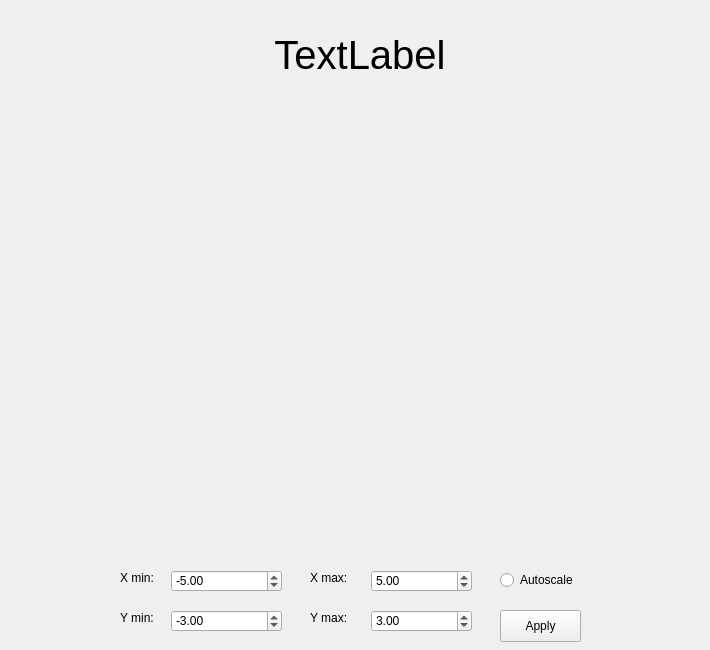
<?xml version="1.0" encoding="UTF-8"?>
<ui version="4.0">
 <class>Form</class>
 <widget class="QWidget" name="Form">
  <property name="geometry">
   <rect>
    <x>0</x>
    <y>0</y>
    <width>710</width>
    <height>650</height>
   </rect>
  </property>
  <property name="windowTitle">
   <string>График</string>
  </property>
  <widget class="QCustomPlot" name="widget" native="true">
   <property name="geometry">
    <rect>
     <x>5</x>
     <y>10</y>
     <width>700</width>
     <height>525</height>
    </rect>
   </property>
   <widget class="QLabel" name="label">
    <property name="geometry">
     <rect>
      <x>5</x>
      <y>10</y>
      <width>700</width>
      <height>70</height>
     </rect>
    </property>
    <property name="font">
     <font>
      <pointsize>30</pointsize>
     </font>
    </property>
    <property name="layoutDirection">
     <enum>Qt::RightToLeft</enum>
    </property>
    <property name="autoFillBackground">
     <bool>false</bool>
    </property>
    <property name="styleSheet">
     <string notr="true">QLabel {
 padding: 20px;
 color: black;
}</string>
    </property>
    <property name="text">
     <string>TextLabel</string>
    </property>
    <property name="alignment">
     <set>Qt::AlignCenter</set>
    </property>
   </widget>
  </widget>
  <widget class="QDoubleSpinBox" name="doubleSpinBox">
   <property name="geometry">
    <rect>
     <x>171</x>
     <y>570</y>
     <width>111</width>
     <height>22</height>
    </rect>
   </property>
   <property name="minimum">
    <double>-1000000.000000000000000</double>
   </property>
   <property name="maximum">
    <double>1000000.000000000000000</double>
   </property>
   <property name="value">
    <double>-5.000000000000000</double>
   </property>
  </widget>
  <widget class="QDoubleSpinBox" name="doubleSpinBox_3">
   <property name="geometry">
    <rect>
     <x>171</x>
     <y>610</y>
     <width>111</width>
     <height>22</height>
    </rect>
   </property>
   <property name="minimum">
    <double>-1000000.000000000000000</double>
   </property>
   <property name="maximum">
    <double>1000000.000000000000000</double>
   </property>
   <property name="value">
    <double>-3.000000000000000</double>
   </property>
  </widget>
  <widget class="QDoubleSpinBox" name="doubleSpinBox_4">
   <property name="geometry">
    <rect>
     <x>371</x>
     <y>610</y>
     <width>101</width>
     <height>22</height>
    </rect>
   </property>
   <property name="minimum">
    <double>-1000000.000000000000000</double>
   </property>
   <property name="maximum">
    <double>1000000.000000000000000</double>
   </property>
   <property name="value">
    <double>3.000000000000000</double>
   </property>
  </widget>
  <widget class="QRadioButton" name="radioButton">
   <property name="geometry">
    <rect>
     <x>500</x>
     <y>570</y>
     <width>99</width>
     <height>20</height>
    </rect>
   </property>
   <property name="text">
    <string>Autoscale</string>
   </property>
  </widget>
  <widget class="QPushButton" name="pushButton">
   <property name="geometry">
    <rect>
     <x>500</x>
     <y>610</y>
     <width>81</width>
     <height>32</height>
    </rect>
   </property>
   <property name="text">
    <string>Apply</string>
   </property>
  </widget>
  <widget class="QDoubleSpinBox" name="doubleSpinBox_2">
   <property name="geometry">
    <rect>
     <x>371</x>
     <y>570</y>
     <width>101</width>
     <height>22</height>
    </rect>
   </property>
   <property name="minimum">
    <double>-1000000.000000000000000</double>
   </property>
   <property name="maximum">
    <double>1000000.000000000000000</double>
   </property>
   <property name="value">
    <double>5.000000000000000</double>
   </property>
  </widget>
  <widget class="QLabel" name="label_2">
   <property name="geometry">
    <rect>
     <x>120</x>
     <y>570</y>
     <width>58</width>
     <height>16</height>
    </rect>
   </property>
   <property name="text">
    <string>X min:</string>
   </property>
  </widget>
  <widget class="QLabel" name="label_3">
   <property name="geometry">
    <rect>
     <x>120</x>
     <y>610</y>
     <width>58</width>
     <height>16</height>
    </rect>
   </property>
   <property name="text">
    <string>Y min:</string>
   </property>
  </widget>
  <widget class="QLabel" name="label_4">
   <property name="enabled">
    <bool>true</bool>
   </property>
   <property name="geometry">
    <rect>
     <x>310</x>
     <y>570</y>
     <width>58</width>
     <height>16</height>
    </rect>
   </property>
   <property name="text">
    <string>X max:</string>
   </property>
  </widget>
  <widget class="QLabel" name="label_5">
   <property name="geometry">
    <rect>
     <x>310</x>
     <y>610</y>
     <width>58</width>
     <height>16</height>
    </rect>
   </property>
   <property name="text">
    <string>Y max:</string>
   </property>
  </widget>
 </widget>
 <customwidgets>
  <customwidget>
   <class>QCustomPlot</class>
   <extends>QWidget</extends>
   <header>qcustomplot.h</header>
   <container>1</container>
  </customwidget>
 </customwidgets>
 <resources/>
 <connections/>
</ui>
